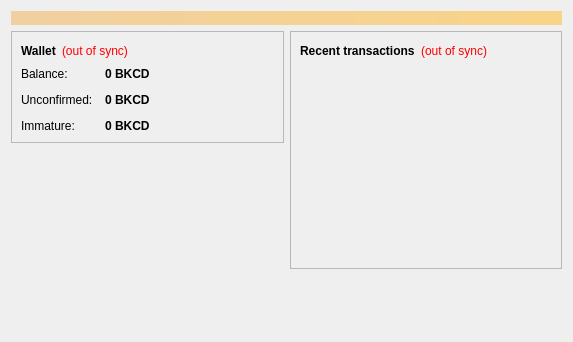
<?xml version="1.0" encoding="UTF-8"?>
<ui version="4.0">
 <class>OverviewPage</class>
 <widget class="QWidget" name="OverviewPage">
  <property name="geometry">
   <rect>
    <x>0</x>
    <y>0</y>
    <width>573</width>
    <height>342</height>
   </rect>
  </property>
  <property name="windowTitle">
   <string>Form</string>
  </property>
  <layout class="QVBoxLayout" name="topLayout">
   <item>
    <widget class="QLabel" name="labelAlerts">
     <property name="visible">
      <bool>false</bool>
     </property>
     <property name="styleSheet">
      <string notr="true">background-color: qlineargradient(x1: 0, y1: 0, x2: 1, y2: 0, stop:0 #F0D0A0, stop:1 #F8D488); color:#000000;</string>
     </property>
     <property name="wordWrap">
      <bool>true</bool>
     </property>
     <property name="margin">
      <number>3</number>
     </property>
    </widget>
   </item>
   <item>
    <layout class="QHBoxLayout" name="horizontalLayout" stretch="1,1">
     <item>
      <layout class="QVBoxLayout" name="verticalLayout_2">
       <item>
        <widget class="QFrame" name="frame">
         <property name="frameShape">
          <enum>QFrame::StyledPanel</enum>
         </property>
         <property name="frameShadow">
          <enum>QFrame::Raised</enum>
         </property>
         <layout class="QVBoxLayout" name="verticalLayout_4">
          <item>
           <layout class="QHBoxLayout" name="horizontalLayout_4">
            <item>
             <widget class="QLabel" name="label_5">
              <property name="font">
               <font>
                <weight>75</weight>
                <bold>true</bold>
               </font>
              </property>
              <property name="text">
               <string>Wallet</string>
              </property>
             </widget>
            </item>
            <item>
             <widget class="QLabel" name="labelWalletStatus">
              <property name="toolTip">
               <string>The displayed information may be out of date. Your wallet automatically synchronizes with the BlackCard network after a connection is established, but this process has not completed yet.</string>
              </property>
              <property name="styleSheet">
               <string notr="true">QLabel { color: red; }</string>
              </property>
              <property name="text">
               <string notr="true">(out of sync)</string>
              </property>
              <property name="alignment">
               <set>Qt::AlignLeading|Qt::AlignLeft|Qt::AlignVCenter</set>
              </property>
             </widget>
            </item>
            <item>
             <spacer name="horizontalSpacer_2">
              <property name="orientation">
               <enum>Qt::Horizontal</enum>
              </property>
              <property name="sizeHint" stdset="0">
               <size>
                <width>40</width>
                <height>20</height>
               </size>
              </property>
             </spacer>
            </item>
           </layout>
          </item>
          <item>
           <layout class="QFormLayout" name="formLayout_2">
            <property name="fieldGrowthPolicy">
             <enum>QFormLayout::AllNonFixedFieldsGrow</enum>
            </property>
            <property name="horizontalSpacing">
             <number>12</number>
            </property>
            <property name="verticalSpacing">
             <number>12</number>
            </property>
            <item row="0" column="0">
             <widget class="QLabel" name="label">
              <property name="text">
               <string>Balance:</string>
              </property>
             </widget>
            </item>
            <item row="0" column="1">
             <widget class="QLabel" name="labelBalance">
              <property name="font">
               <font>
                <weight>75</weight>
                <bold>true</bold>
               </font>
              </property>
              <property name="cursor">
               <cursorShape>IBeamCursor</cursorShape>
              </property>
              <property name="toolTip">
               <string>Your current balance</string>
              </property>
              <property name="text">
               <string notr="true">0 BKCD</string>
              </property>
              <property name="textInteractionFlags">
               <set>Qt::LinksAccessibleByMouse|Qt::TextSelectableByKeyboard|Qt::TextSelectableByMouse</set>
              </property>
             </widget>
            </item>
            <item row="1" column="0">
             <widget class="QLabel" name="label_3">
              <property name="text">
               <string>Unconfirmed:</string>
              </property>
             </widget>
            </item>
            <item row="1" column="1">
             <widget class="QLabel" name="labelUnconfirmed">
              <property name="font">
               <font>
                <weight>75</weight>
                <bold>true</bold>
               </font>
              </property>
              <property name="cursor">
               <cursorShape>IBeamCursor</cursorShape>
              </property>
              <property name="toolTip">
               <string>Total of transactions that have yet to be confirmed, and do not yet count toward the current balance</string>
              </property>
              <property name="text">
               <string notr="true">0 BKCD</string>
              </property>
              <property name="textInteractionFlags">
               <set>Qt::LinksAccessibleByMouse|Qt::TextSelectableByKeyboard|Qt::TextSelectableByMouse</set>
              </property>
             </widget>
            </item>
            <item row="2" column="0">
             <widget class="QLabel" name="labelImmatureText">
              <property name="text">
               <string>Immature:</string>
              </property>
             </widget>
            </item>
            <item row="2" column="1">
             <widget class="QLabel" name="labelImmature">
              <property name="font">
               <font>
                <weight>75</weight>
                <bold>true</bold>
               </font>
              </property>
              <property name="toolTip">
               <string>Mined balance that has not yet matured</string>
              </property>
              <property name="text">
               <string notr="true">0 BKCD</string>
              </property>
              <property name="textInteractionFlags">
               <set>Qt::LinksAccessibleByMouse|Qt::TextSelectableByKeyboard|Qt::TextSelectableByMouse</set>
              </property>
             </widget>
            </item>
           </layout>
          </item>
         </layout>
        </widget>
       </item>
       <item>
        <spacer name="verticalSpacer">
         <property name="orientation">
          <enum>Qt::Vertical</enum>
         </property>
         <property name="sizeHint" stdset="0">
          <size>
           <width>20</width>
           <height>40</height>
          </size>
         </property>
        </spacer>
       </item>
      </layout>
     </item>
     <item>
      <layout class="QVBoxLayout" name="verticalLayout_3">
       <item>
        <widget class="QFrame" name="frame_2">
         <property name="frameShape">
          <enum>QFrame::StyledPanel</enum>
         </property>
         <property name="frameShadow">
          <enum>QFrame::Raised</enum>
         </property>
         <layout class="QVBoxLayout" name="verticalLayout">
          <item>
           <layout class="QHBoxLayout" name="horizontalLayout_2">
            <item>
             <widget class="QLabel" name="label_4">
              <property name="text">
               <string>&lt;b&gt;Recent transactions&lt;/b&gt;</string>
              </property>
             </widget>
            </item>
            <item>
             <widget class="QLabel" name="labelTransactionsStatus">
              <property name="toolTip">
               <string>The displayed information may be out of date. Your wallet automatically synchronizes with the BlackCard network after a connection is established, but this process has not completed yet.</string>
              </property>
              <property name="styleSheet">
               <string notr="true">QLabel { color: red; }</string>
              </property>
              <property name="text">
               <string notr="true">(out of sync)</string>
              </property>
              <property name="alignment">
               <set>Qt::AlignRight|Qt::AlignTrailing|Qt::AlignVCenter</set>
              </property>
             </widget>
            </item>
            <item>
             <spacer name="horizontalSpacer">
              <property name="orientation">
               <enum>Qt::Horizontal</enum>
              </property>
              <property name="sizeHint" stdset="0">
               <size>
                <width>40</width>
                <height>20</height>
               </size>
              </property>
             </spacer>
            </item>
           </layout>
          </item>
          <item>
           <widget class="QListView" name="listTransactions">
            <property name="styleSheet">
             <string notr="true">QListView { background: transparent; }</string>
            </property>
            <property name="frameShape">
             <enum>QFrame::NoFrame</enum>
            </property>
            <property name="verticalScrollBarPolicy">
             <enum>Qt::ScrollBarAlwaysOff</enum>
            </property>
            <property name="horizontalScrollBarPolicy">
             <enum>Qt::ScrollBarAlwaysOff</enum>
            </property>
            <property name="selectionMode">
             <enum>QAbstractItemView::NoSelection</enum>
            </property>
           </widget>
          </item>
         </layout>
        </widget>
       </item>
       <item>
        <spacer name="verticalSpacer_2">
         <property name="orientation">
          <enum>Qt::Vertical</enum>
         </property>
         <property name="sizeHint" stdset="0">
          <size>
           <width>20</width>
           <height>40</height>
          </size>
         </property>
        </spacer>
       </item>
      </layout>
     </item>
    </layout>
   </item>
  </layout>
 </widget>
 <resources/>
 <connections/>
</ui>
